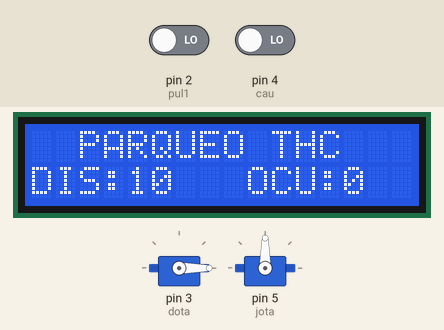
Recording of a sketch running on a simulated Arduino Uno, built with avr-gcc and run on an emulated ATmega328P. On the bench: 16×2 character LCD, 2 × servo. Inputs (shaded band) come from the test bench; at power-on: pin 2 (pul1) LOW, pin 4 (cau) LOW. The local clock reads 2024-03-15 10:24:30 at power-on unless the sketch sets it; what the sketch prints to the serial monitor is not drawn.

Above: at 1.2 s.
1.3 s: pin 2 (pul1) driven HIGH
At 2.5 s:
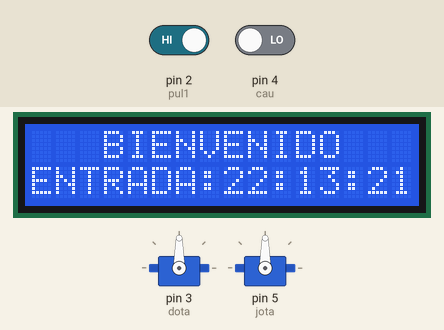
2.8 s: pin 4 (cau) driven HIGH
At 4.8 s:
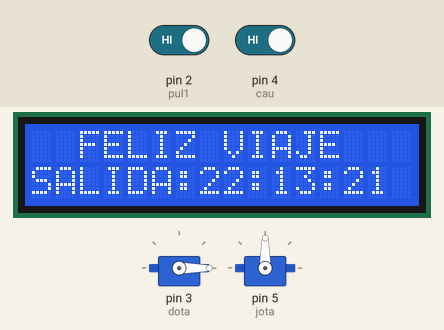
5.8 s: pin 2 (pul1) driven LOW
At 8.0 s:
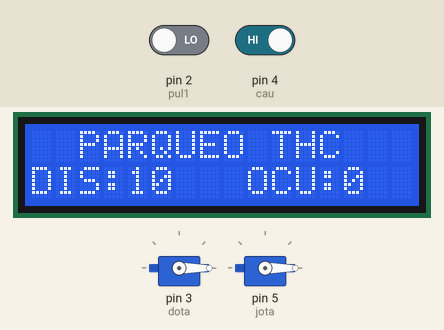
8.8 s: pin 2 (pul1) driven HIGH
At 9.6 s:
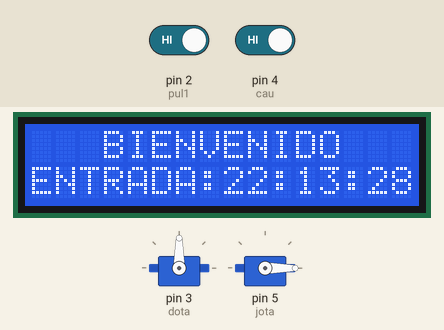
10.3 s: pin 4 (cau) driven LOW
At 12.8 s:
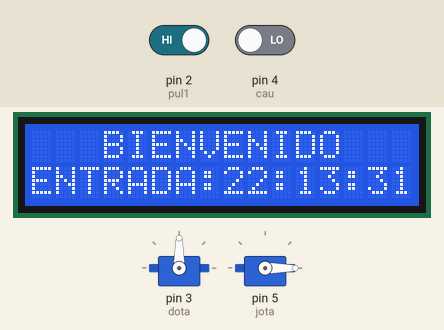
13.3 s: pin 4 (cau) driven HIGH
At 16.2 s:
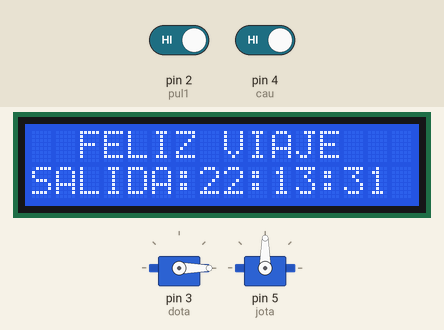
Timing chart, 0 to 17.3 s (numbered marks = the images above; inputs shaded):
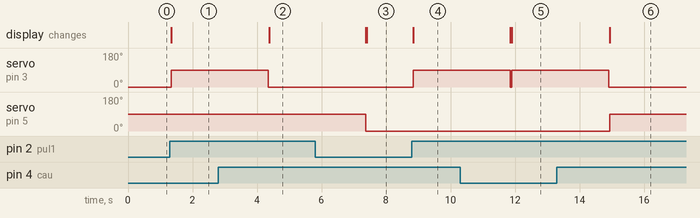

The sketch:

final_final_144.ino
```cpp
#include <Wire.h>//se llama la libreria Wire que nos ayudara a comunicarnos con el dispositivos de I2C
#include <LiquidCrystal_I2C.h>//se instala la libreria LiquidCrystal_I2C para trabajar con el i2c del lcd junto con el MÃ³dulo serial I2C
#include <Keypad.h>//se crea la libreria para iniciar el teclado matricial
#include <RTClib.h>//se instala y llama la libreria RTClib para poder utilizar el modulo RTC
#include <Servo.h>//se instala esta libreria para el servo motor

#define lcdAddress 0x27  //se indica la direcciÃ³n que toma el modulo i2c
#define filas 2//se indica que numero de filas que tiene el lcd que son dos para despues utilizarlo
#define columnas 16//se indica el numero de columnas que tiene el lcd que son 16

const int pul1 = 2;
const int cau = 4;
int park;
int ser;
int lou;
int RS=10;
int ZK;

LiquidCrystal_I2C pantallalcd(lcdAddress, columnas, filas);//se llama la libreria LiquidCrystal_I2C se le indica el nombre de pantallalcd se le indica la direcciÃ³n del lcd,la variable columnas y filas

Servo dota;//SE CREA LA VARIABLE PARA EL SERVO MOTOR
Servo jota;//SE CREA OTRA  VARIABLE PARA EL SERVO MOTOR}
RTC_DS3231 THC;//crea objeto del tipo RTC_DS3231

#define Epul_1() pinMode(pul1,INPUT);
#define Epul_2() pinMode(cau,INPUT);
#define salida() pinMode(ser,OUTPUT);

void setup() {
  Epul_1();
  Epul_2();
  salida();
  Serial.begin(9600);
 pantallalcd.init();//se indica que la pantallalcd que en eso se iniciara
 pantallalcd.backlight();//se indica que la pantallalcd para su iluminaciÃ³n
 THC.begin();//se inicializa el THC
 THC.adjust(DateTime(__DATE__, __TIME__));//funcion que permite establecer fecha y horario
 dota.attach(3);//se indica en que pin se coloca
 jota.attach(5);//se indica en que pin se coloca
}
void loop() {
  pantallalcd.setCursor(2,0);
  pantallalcd.print("PARQUEO THC");
  pantallalcd.setCursor(0,1);
  pantallalcd.print("DIS:");
  pantallalcd.print(RS);
  pantallalcd.setCursor(9,1);
  pantallalcd.print("OCU:");
  pantallalcd.print(ZK);
  dota.write(0);
  DateTime fecha = THC.now();//funcion que devuelve fecha y horario en formato
  ser = digitalRead(pul1);
  RS==park;
  if(ser==HIGH && RS>0){
    pantallalcd.clear();
    RS--;
    ZK++;
    pantallalcd.setCursor(3,0);
    pantallalcd.print("BIENVENIDO");
    pantallalcd.setCursor(0,1);//se dise que en la columna 0 se imprima lo siguiente y que se coloque en la fila 0
    pantallalcd.print("ENTRADA:");
    pantallalcd.print(fecha.hour() );//funcion que obtiene la hora de la fecha completa
    pantallalcd.print(":");//caracter dos puntos como separador
    pantallalcd.print(fecha.minute());//funcion que obtiene los minutos de la fecha completa
    pantallalcd.print(":");//caracter dos puntos como separador
    pantallalcd.print(fecha.second());//funcion que obtiene los segundos de la fecha completa
    dota.write(90);//se indica los grados a moverse el servo motor
    delay(3000);
    dota.write(0);
    pantallalcd.clear();
    Serial.print("ENTRADA:");
    Serial.print(fecha.hour() );//funcion que obtiene la hora de la fecha completa
    Serial.print(":");//caracter dos puntos como separador
    Serial.print(fecha.minute());//funcion que obtiene los minutos de la fecha completa
    Serial.print(":");//caracter dos puntos como separador
    Serial.println(fecha.second());//funcion que obtiene los segundos de la fecha completa

  }else{
    if(ser==HIGH && RS==0){
     pantallalcd.clear();
     pantallalcd.setCursor(2,0);
     pantallalcd.print("LO SENTIMOS");
     pantallalcd.setCursor(1,1);
     pantallalcd.print("ESTAMOS LLENOS");
     delay(2000);
     pantallalcd.clear();

    }
  }

  lou=digitalRead(cau);
  if(lou==HIGH && RS<10){
    RS++;
    ZK--;
    pantallalcd.clear();
    pantallalcd.setCursor(2,0);
    pantallalcd.print("FELIZ VIAJE");
    pantallalcd.setCursor(0,1);
    pantallalcd.print("SALIDA:");
    pantallalcd.print( fecha.hour());//funcion que obtiene la hora de la fecha completa
    pantallalcd.print(":");//caracter dos puntos como separador
    pantallalcd.print(fecha.minute());//funcion que obtiene los minutos de la fecha completa
    pantallalcd.print(":");//caracter dos puntos como separador
    pantallalcd.print(fecha.second());//funcion que obtiene los segundos de la fecha completa
    jota.write(90);//se indica los grados a moverse el servo motor
    delay(3000);
    jota.write(0);
    pantallalcd.clear();
    Serial.print("SALIDA:");
    Serial.print(fecha.hour() );//funcion que obtiene la hora de la fecha completa
    Serial.print(":");//caracter dos puntos como separador
    Serial.print(fecha.minute());//funcion que obtiene los minutos de la fecha completa
    Serial.print(":");//caracter dos puntos como separador
    Serial.println(fecha.second());//funcion que obtiene los segundos de la fecha completa
  }else{}
}
```

Measured:
- after the input at 1.3 s, servo on pin 3 (dota): 0° → 90° at once; the display: changes at once (image 1)
- after the input at 2.8 s, servo on pin 3 (dota): goes on until 4.3 s, then stays 0°; the display: changes after 1.6 s (image 2)
- after the input at 5.8 s, servo on pin 3 (dota): stays 0° (without the input it goes to 90° after 1.6 s); the display: first differs from a run without the input after 1.6 s (image 3)
- after the input at 8.8 s, servo on pin 3 (dota): 0° → 90° after 0.05 s; the display: changes after 0.05 s (image 4)
- after the input at 10.3 s, servo on pin 5 (jota): stays 0° (without the input it goes to 90° after 1.6 s); the display: first changes after 1.5 s (image 5 shows a later state)
- after the input at 13.3 s, servo on pin 3 (dota): goes on until 14.9 s, then stays 0°; servo on pin 5 (jota): 0° → 90° after 1.6 s; the display: changes after 1.6 s (image 6)
